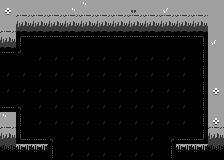

A level layout from a 2D game, rendered from its tile map. Below: a short description, then the map file with its tile-grid data intact:
An orthogonal 14x10 tile map with 16x16 px tiles, 1 tile layer (Tile Layer 1), 2 tilesets.

<map version="1.10" tiledversion="1.10.2" orientation="orthogonal" renderorder="right-down" width="14" height="10" tilewidth="16" tileheight="16" infinite="0" nextlayerid="2" nextobjectid="1">
 <properties>
  <property name="exit_east" type="bool" value="true" />
  <property name="exit_north" type="bool" value="false" />
  <property name="exit_south" type="bool" value="false" />
  <property name="exit_west" type="bool" value="true" />
  <property name="room_palette" value="grassy_palette" />
 </properties>
 <tileset firstgid="1" source="../MapTiles.tsx" />
 <tileset firstgid="33" source="../DiscoFloorTiles.tsx" />
 <layer id="1" name="Tile Layer 1" width="14" height="10">
  <data encoding="csv">
23,25,25,25,20,22,25,25,19,25,21,25,25,3,
25,17,17,17,17,17,17,17,17,17,17,17,17,3,
17,34,35,35,35,35,35,35,35,35,35,35,36,24,
35,54,33,33,33,33,33,33,33,33,33,33,52,3,
33,33,33,33,33,33,33,33,33,33,33,33,52,3,
33,33,33,33,33,33,33,33,33,33,33,33,52,23,
67,38,33,33,33,33,33,33,33,33,33,33,52,3,
22,50,33,33,33,33,33,33,33,33,33,33,52,26,
18,66,67,38,33,33,33,33,33,33,37,67,68,18,
7,8,8,50,33,33,33,33,33,33,52,8,8,7
</data>
 </layer>
</map>